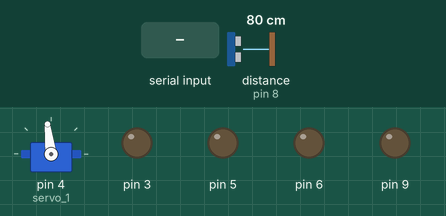
A sketch run on a simulated Arduino Uno, built with avr-gcc and run on an emulated ATmega328P. Shown: servo, output pins drawn as LEDs (lit = HIGH). Wiring (inferred from the names in the program): ultrasonic range finder: trigger pin 7; echo pin 8. The inputs (shaded band) are chosen by the test bench; at power-on: distance to the obstacle (sensor on pin 8) 80 cm. The echo pulse lasts 58.3 µs per cm; pins used as bus, display or sensor lines are not drawn; what the sketch prints to the serial monitor is not drawn.

Above: at 1.2 s.
1.3 s: "90,45\n" received over Serial
At 1.42 s:
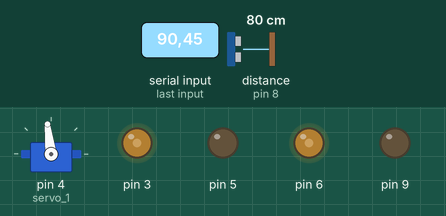
4.0 s: "30,150\n" received over Serial
At 5.0 s:
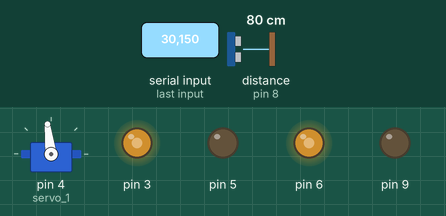
6.7 s: "200\n" received over Serial
At 7.6 s:
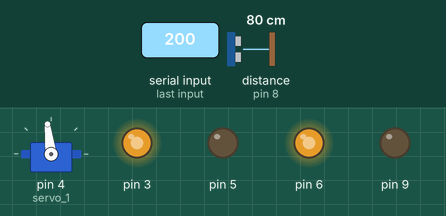
Timing chart, 0 to 9.7 s (numbered marks = the images above; inputs shaded):
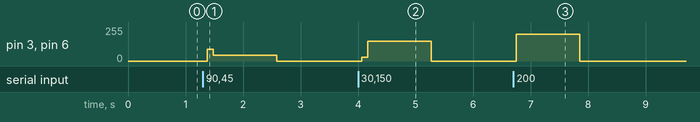

Measured:
- after the input at 1.3 s, pin 3, pin 6: 0/255 → 90/255 after 0.08 s, → 45/255 0.11 s later, → 0/255 1.1 s later
- after the input at 4.0 s, pin 3, pin 6: 0/255 → 30/255 after 0.06 s, → 150/255 0.11 s later, → 0/255 1.1 s later
- after the input at 6.7 s, pin 3, pin 6: 0/255 → 200/255 after 0.05 s, → 0/255 1.1 s later

The sketch:

Lab_3.ino
```cpp
#include <Servo.h>
#include <string.h>
#include <SoftwareSerial.h>

class Motor {
private:
   int MOTOR_1A;
   int MOTOR_2A;
   int MOTOR_1B;
   int MOTOR_2B;

public:
   Motor(int pin_1A, int pin_2A, int pin_1B, int pin_2B) {
      MOTOR_1A = pin_1A;
      MOTOR_2A = pin_2A;
      MOTOR_1B = pin_1B;
      MOTOR_2B = pin_2B;

      pinMode(MOTOR_1A, OUTPUT);
      pinMode(MOTOR_2A, OUTPUT);
      pinMode(MOTOR_1B, OUTPUT);
      pinMode(MOTOR_2B, OUTPUT);
   }

   void forward(int speed) {
      analogWrite(MOTOR_1A, speed);
      analogWrite(MOTOR_1B, speed);
      digitalWrite(MOTOR_2A, LOW);
      digitalWrite(MOTOR_2B, LOW);
   }

   void backward(int speed) {
      analogWrite(MOTOR_1A, LOW);
      analogWrite(MOTOR_1B, LOW);
      analogWrite(MOTOR_2A, speed);
      analogWrite(MOTOR_2B, speed);
   }

   void turn_right(int speed) {
      analogWrite(MOTOR_1A, LOW);
      analogWrite(MOTOR_1B, speed);
      analogWrite(MOTOR_2A, speed);
      analogWrite(MOTOR_2B, LOW);
   }

   void turn_left(int speed) {
      analogWrite(MOTOR_1A, speed);
      analogWrite(MOTOR_1B, LOW);
      analogWrite(MOTOR_2A, LOW);
      analogWrite(MOTOR_2B, speed);
   }

   void stop() {
      digitalWrite(MOTOR_1A, LOW);
      digitalWrite(MOTOR_2A, LOW);
      digitalWrite(MOTOR_1B, LOW);
      digitalWrite(MOTOR_2B, LOW);
   }
};

SoftwareSerial BT(10, 11);
int TRIGGER = 7;
int ECHO = 8;
int degree_head;
int init_degree_head;
Motor motor(3, 5, 6, 9);
Servo servo_1;
String option;
long distance;

long ultrasonic_sensor(int trigger, int echo) {
   long time;

   digitalWrite(trigger, HIGH);
   delayMicroseconds(10);
   digitalWrite(trigger, LOW);

   time = pulseIn(echo, HIGH);

   return time / 58.2;
}

void setup(){
   pinMode(TRIGGER, OUTPUT);
   pinMode(ECHO, INPUT);

   degree_head = 97;
   init_degree_head = degree_head;
   servo_1.attach(4, 500, 2500);
   servo_1.write(degree_head);

   Serial.begin(9600);
   BT.begin(9600);
}

void loop(){
   distance = ultrasonic_sensor(TRIGGER, ECHO);
   Serial.println(distance);

   if (Serial.available() > 0) {
      int speedMotor = Serial.parseInt();
      motor.forward(speedMotor);
   }

   delay(100);
}
```
